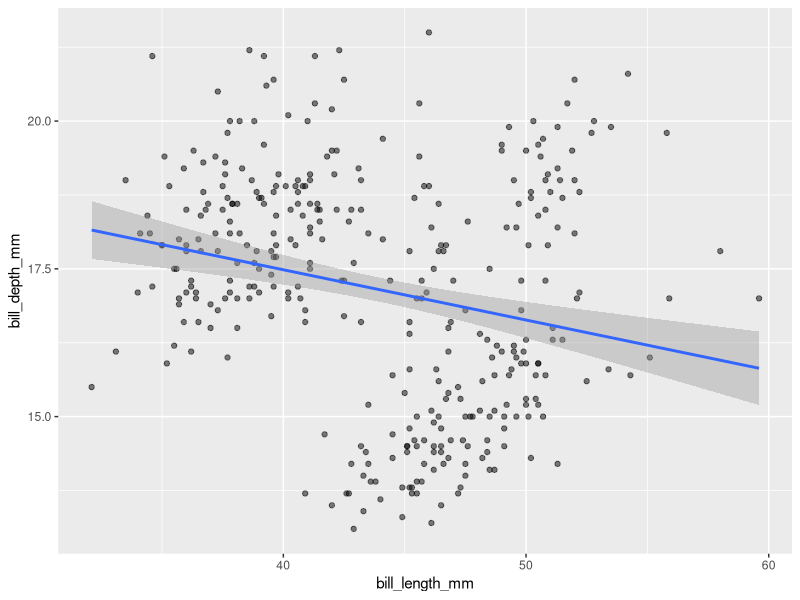
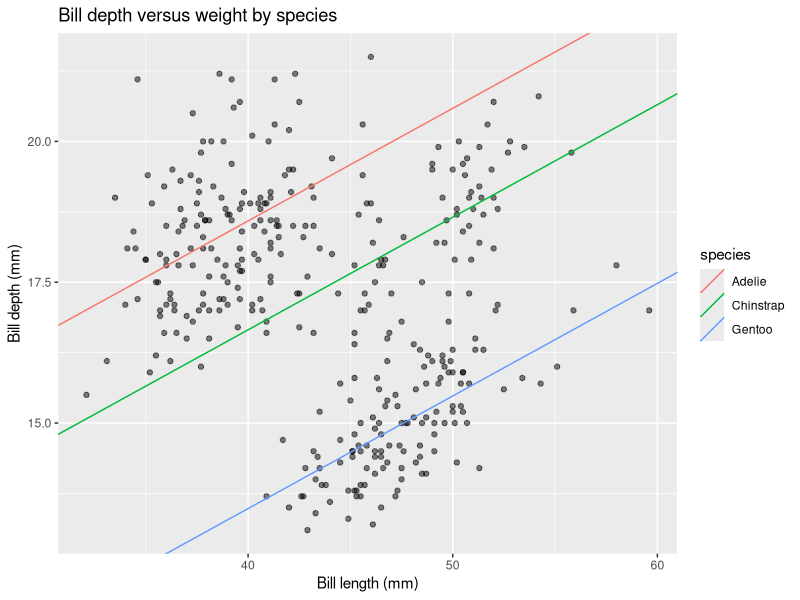
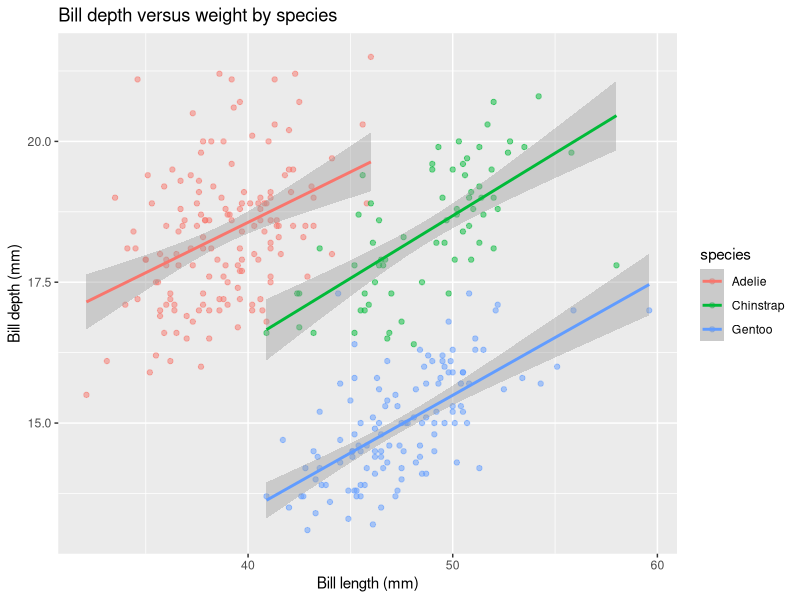
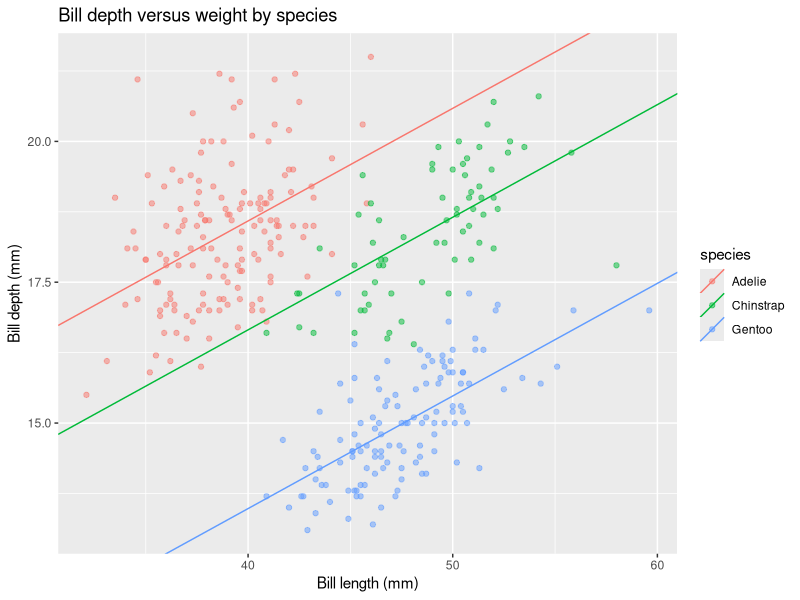

These charts were generated, in order, by the following R code:
## ---- chunk 1
#| warning: false
#| message: false
library(tidyverse)
library(palmerpenguins)
data(penguins)
head(penguins)
## ---- chunk 2
#| warning: false
#| message: false
penguins |>
  ggplot(aes(x = bill_length_mm, y = bill_depth_mm)) +
  geom_point(alpha = 0.5) +
  geom_smooth(method = "lm", se = TRUE)
## ---- chunk 3
#| warning: false
#| message: false
summary(lm(bill_depth_mm ~ bill_length_mm, data = penguins))
## ---- chunk 4
table(penguins$species)
## ---- chunk 5
depth_lm_species_add <- lm(bill_depth_mm ~ bill_length_mm + species,
                           data = penguins)
summary(depth_lm_species_add)
## ---- chunk 6
# Calculate species-specific intercepts in order:
intercepts <- # First for `Adelie` it's just the initial intercept
  c(coef(depth_lm_species_add)["(Intercept)"],
    # Next for `Chinstrap` it's the intercept plus the `Chinstrap` term:
    coef(depth_lm_species_add)["(Intercept)"] + 
      coef(depth_lm_species_add)["speciesChinstrap"],
    # And finally for `Gentoo` it's again the intercept plus the `Gentoo` term
    coef(depth_lm_species_add)["(Intercept)"] + 
      coef(depth_lm_species_add)["speciesGentoo"])

# Create a small table to store the intercept, slopes, and species:
lines_tbl <- tibble("intercepts" = intercepts,
                    # Slopes are the same for each, thus use rep()
                    "slopes" = rep(coef(depth_lm_species_add)["bill_length_mm"],
                                   3),
                    # And the levels of species:
                    "species" = levels(penguins$species))
## ---- chunk 7
#| warning: false
#| message: false
penguins |>
  ggplot(aes(x = bill_length_mm, y = bill_depth_mm)) +
  geom_point(alpha = 0.5) +
  geom_abline(data = lines_tbl,
              aes(intercept = intercepts, slope = slopes,
                  color = species)) +
  labs(x = "Bill length (mm)", y = "Bill depth (mm)", 
       title = "Bill depth versus weight by species")
## ---- chunk 8
#| warning: false
#| message: false
penguins |>
  ggplot(aes(x = bill_length_mm, y = bill_depth_mm, color = species)) +
  geom_point(alpha = 0.5) +
  geom_smooth(method = "lm", se = TRUE) +
  labs(x = "Bill length (mm)", y = "Bill depth (mm)", 
       title = "Bill depth versus weight by species")
## ---- chunk 9
depth_lm_species_int <- lm(bill_depth_mm ~ bill_length_mm * species,
                           data = penguins)
summary(depth_lm_species_int)
## ---- chunk 10
depth_lm_remove_b0 <- lm(bill_depth_mm ~ 0 + bill_length_mm + species,
                         data = penguins)
summary(depth_lm_remove_b0)
## ---- chunk 11
# Calculate species-specific intercepts in order:
new_intercepts <- # First for `Adelie` 
  c(coef(depth_lm_remove_b0)["speciesAdelie"],
    # Next for `Chinstrap` 
    coef(depth_lm_remove_b0)["speciesChinstrap"],
    # And finally for `Gentoo` 
    coef(depth_lm_remove_b0)["speciesGentoo"])

# Create a small table to store the intercept, slopes, and species:
new_lines_tbl <- 
  tibble("intercepts" = new_intercepts,
         # Slopes are the same for each, thus use rep()
         "slopes" = rep(coef(depth_lm_remove_b0)["bill_length_mm"],
                        3),
         # And the levels of species:
         "species" = levels(penguins$species))
## ---- chunk 12
#| warning: false
#| message: false
penguins |>
  ggplot(aes(x = bill_length_mm, y = bill_depth_mm, color = species)) +
  geom_point(alpha = 0.5) +
  geom_abline(data = new_lines_tbl,
              aes(intercept = intercepts, slope = slopes,
                  color = species)) +
  labs(x = "Bill length (mm)", y = "Bill depth (mm)", 
       title = "Bill depth versus weight by species")
